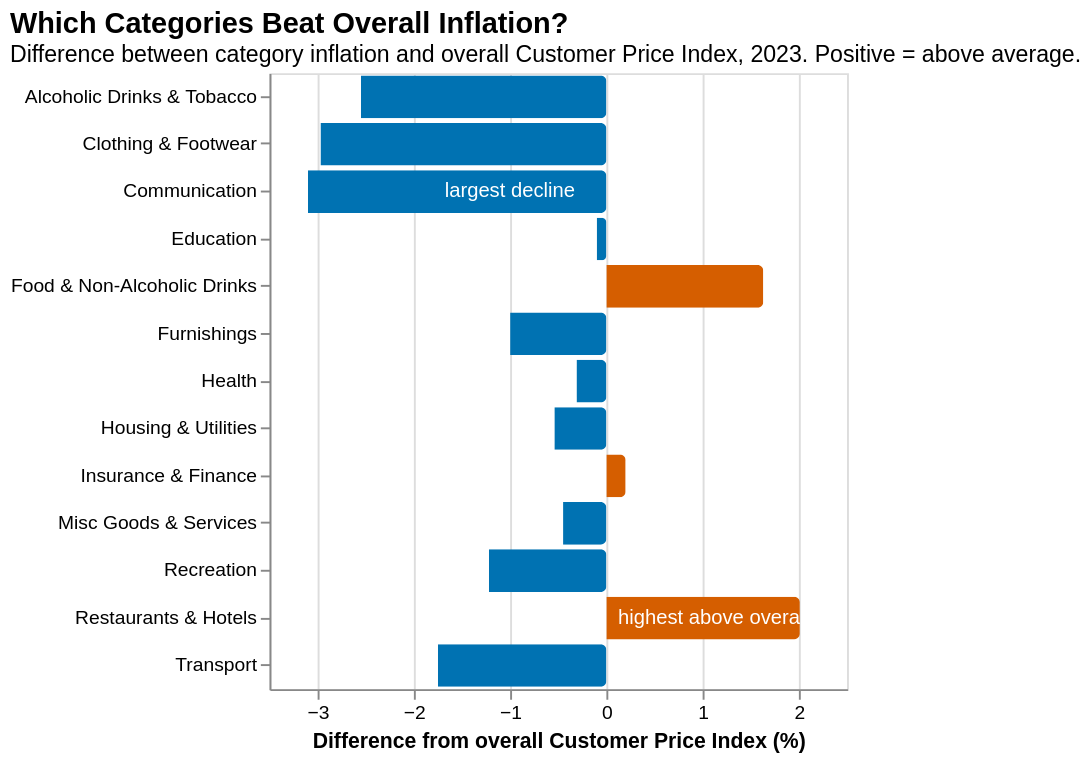

Write a Vega-Lite specification for this figure.
### Vega-Lite specification from a JSON file in a GitHub repository (floating-point values rounded to 4 significant figures)
{"$schema": "https://vega.github.io/schema/vega-lite/v5.json", "title": {"text": "Which Categories Beat Overall Inflation?", "subtitle": "Difference between category inflation and overall Customer Price Index, 2023. Positive = above average.", "anchor": "start", "fontSize": 15, "subtitleFontSize": 12}, "width": "container", "height": 320, "layer": [{"data": {"values": [{"label": "Restaurants & Hotels", "diff": 2.01}, {"label": "Food & Non-Alcoholic Drinks", "diff": 1.63}, {"label": "Insurance & Finance", "diff": 0.2}, {"label": "Education", "diff": -0.1}, {"label": "Health", "diff": -0.31}, {"label": "Misc Goods & Services", "diff": -0.45}, {"label": "Housing & Utilities", "diff": -0.54}, {"label": "Furnishings", "diff": -1.0}, {"label": "Recreation", "diff": -1.22}, {"label": "Transport", "diff": -1.75}, {"label": "Alcoholic Drinks & Tobacco", "diff": -2.55}, {"label": "Clothing & Footwear", "diff": -2.97}, {"label": "Communication", "diff": -3.1}]}, "mark": {"type": "bar", "cornerRadiusEnd": 3}, "encoding": {"y": {"field": "label", "type": "nominal", "sort": "-x", "title": null}, "x": {"field": "diff", "type": "quantitative", "title": "Difference from overall Customer Price Index (%)", "axis": {"grid": true}}, "color": {"condition": {"test": "datum.diff > 0", "value": "#D55E00"}, "value": "#0072B2"}, "tooltip": [{"field": "label", "title": "Category"}, {"field": "diff", "title": "Diff from overall (%)", "format": ".2f"}]}}, {"data": {"values": [{"x": 0.0, "label": "Restaurants & Hotels", "note": "highest above overall"}, {"x": -1.8, "label": "Communication", "note": "largest decline"}]}, "mark": {"type": "text", "fontSize": 10.5, "color": "#ffff", "align": "left", "dx": 6}, "encoding": {"x": {"field": "x", "type": "quantitative"}, "y": {"field": "label", "type": "nominal"}, "text": {"field": "note"}}}]}
